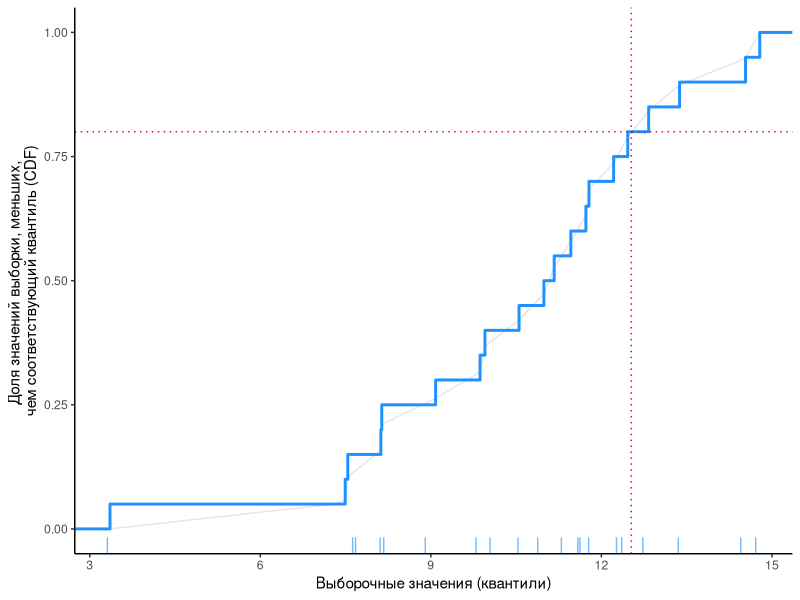

Write the R code that produced this figure.
## ---- chunk 1
suppressPackageStartupMessages(library(tidyverse))
suppressPackageStartupMessages(library(magrittr))
library(ggpubr)
## ---- chunk 2
set.seed(1)
x = rnorm(1e5, 10, 3)
x_start20 = x[1:20]

p_ = seq(0, 1, l=100)
q_ = quantile(x_start20, probs = p_)

ggplot(data.frame(p=p_, q=q_)) +
    geom_line(aes(x=q, y=p), alpha=.1) +
    geom_rug(data=data.frame(x=x_start20), 
             aes(x=x, y=0.5), sides="b", position = position_jitter(.2), alpha=.6, col="dodgerblue") +
    stat_ecdf(data=data.frame(x=x_start20), 
              aes(x), color="dodgerblue", size=1) +
    geom_vline(xintercept = 12.52486, color="red", linetype="dotted") +
    geom_hline(yintercept = .8, color="red", linetype="dotted") +
    labs(x = "Выборочные значения (квантили)",
         y = "Доля значений выборки, меньших, \nчем соответствующий квантиль (CDF)") +
    theme_classic()
## ---- chunk 3
    set.seed(1)
    counts = rpois(1 * 24 * 30 * 365, 10)
## ---- chunk 4
    # долго и подробно
    my_var1 = function(x) {
        mean_x = mean(x)
        residuals = x - mean(x)
        squared_residuals = residuals^2
        sum_squared_residuals = sum( squared_residuals )
        n = length(x)
        df = n-1
        result = sum_squared_residuals/df
        return(result)
    }
    # коротко и быстро
    my_var2 = function(x) sum( (x-mean(x))^2 ) / (length(x)-1) 
    
    # сравним нашу функцию с встроенной в R
    set.seed(1)
    x = rnorm(1e5, 10, 3)
    my_var1(x)
    var(x)
